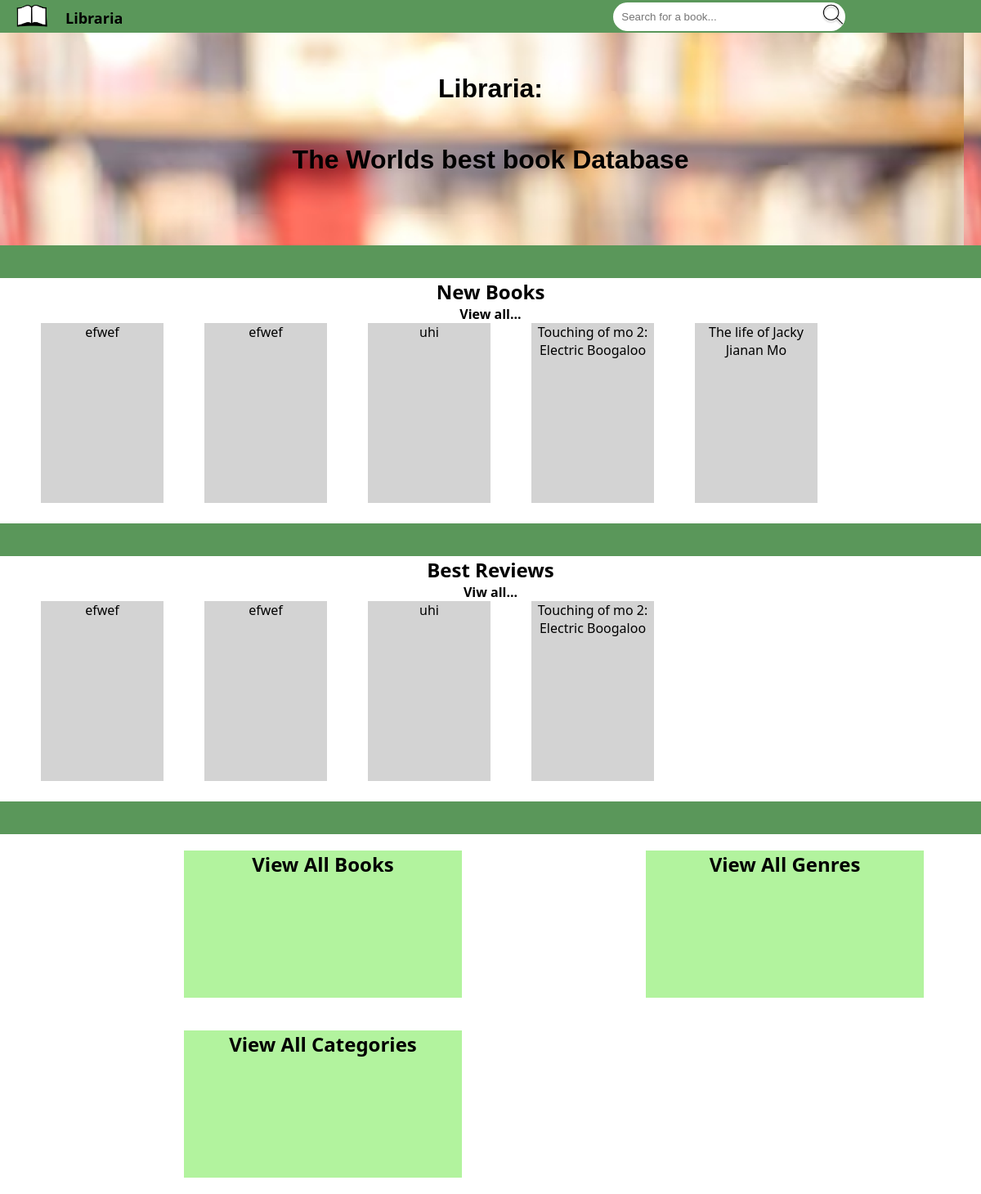
Before: / with the older database file.
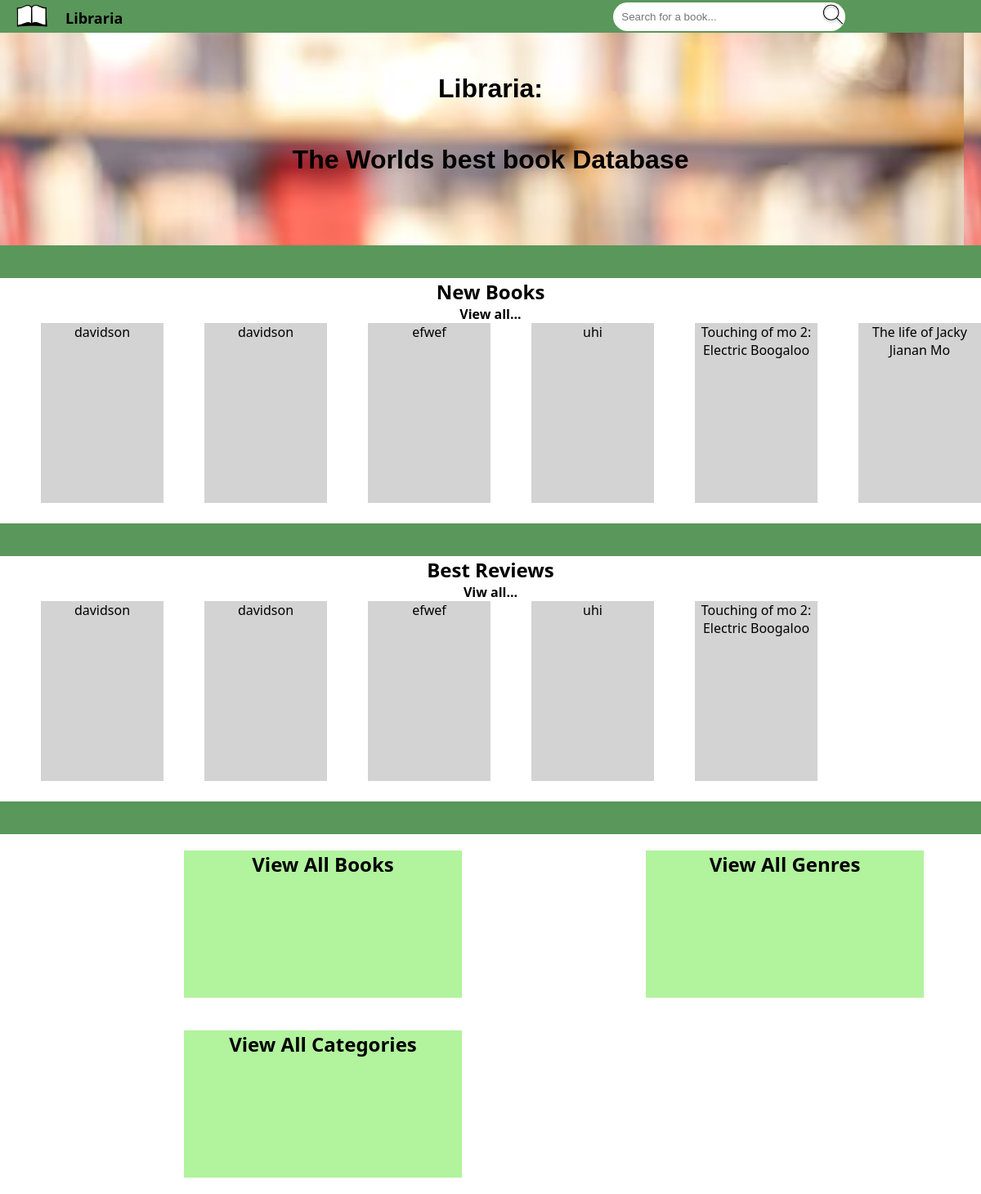
After: the same page with the newer database file.
### tables this page shows
CREATE TABLE "library" (
	"Id"	INTEGER NOT NULL UNIQUE,
	"Title"	TEXT NOT NULL,
	"Authour"	TEXT NOT NULL,
	"Genre"	TEXT NOT NULL,
	"Category"	TEXT NOT NULL,
	"Published"	TEXT NOT NULL,
	"Rating"	INTEGER NOT NULL,
	"Description"	TEXT NOT NULL,
	PRIMARY KEY("Id" AUTOINCREMENT)
);

### app.py (the view)
@app.route('/')
def index():
    conn = get_db_connection()
    sql = "SELECT * FROM library ORDER BY id DESC"
    books = conn.execute(sql).fetchall()
    sql = "SELECT * FROM library WHERE Rating > 7 ORDER BY id DESC"
    bestreview = conn.execute(sql).fetchall()
    conn.close()
    return render_template('index.html', books=books, bestreview=bestreview)

### app.py (called while the page is built)
def get_db_connection():
    conn = sqlite3.connect('book.db')
    conn.row_factory = sqlite3.Row
    return conn

### templates/index.html (shortened to what this page needs)
<!DOCTYPE html>
<html>
<head>
    <link rel="stylesheet" href="{{ url_for('static', filename='stylesheet.css') }}">
</head>
<body>
    <ul id="navbar">
        <li class="navitem"><a id="navtext" href="{{ url_for('index') }}"><img src="{{ url_for('static', filename='logo.png') }}" id="logo"/></a></li>
        <li class="navitem"><a id="navtext" href="{{ url_for('index') }}">Libraria</a></li>
        <input id="search" class="searchicon" type="text" placeholder="Search for a book...">
        <li class="navright"><a id="navtext" href="{{ url_for('viewbooks') }}">View books</a></li>
        <li class="navright"><a id="navtext" href="{{ url_for('newbook') }}"><img id="addbook" src="{{ url_for('static', filename='addbook.png') }}" /></a></li>
    </ul>
{% block body %}
<div id="banner">
    <h4 class="bannertext">Libraria:</h4>
    <h4 class="bannertext">The Worlds best book Database</h4>
</div>
<div class="bottombar"></div>
<div id="category">
    <h2 id="largetext">New Books</h2>
    <h4 id="smalltext">View all...</h4>
    {% for books in books %}
        <a class="coverbg" href="{{ url_for('bookinfo', id=books.id) }}" class="bookcover">{{ books.title }}</a>
    {% endfor %}
</div>
<div class="bottombar"></div>
<div id="category">
    <h2 id="largetext">Best Reviews</h2>
    <h4 id="smalltext">Viw all...</h4>
    {% for bestreview in bestreview %}
        <a class="coverbg" href="{{ url_for('bookinfo', id=bestreview.id) }}" class="bookcover">{{ bestreview.title }}</a>
    {% endfor %}
</div>
<div class="bottombar"></div>
<div id="choose">
    <h2 class="box">View All Books</h2>
    <h2 class="box">View All Genres</h2>
    <h2 class="box">View All Categories</h2>
</div>
</body>
</html>
{% endblock %}

Changed rows visible on the page:
removed library: title "efwef"
added library: title "davidson"
added library: title "davidson"
